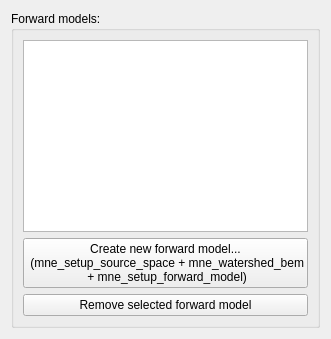
             <widget class="QWidget" name="tabForwardModel">
              <attribute name="title">
               <string>Forward model setup</string>
              </attribute>
              <layout class="QFormLayout" name="formLayout_14">
               <item row="0" column="0" colspan="2">
                <widget class="QGroupBox" name="groupBoxRestOfSourcePreparation">
                 <property name="title">
                  <string>Forward models:</string>
                 </property>
                 <layout class="QGridLayout" name="gridLayout_14">
                  <item row="0" column="0">
                   <widget class="QTableView" name="tableViewForwardModels">
                    <property name="alternatingRowColors">
                     <bool>true</bool>
                    </property>
                    <property name="selectionMode">
                     <enum>QAbstractItemView::SingleSelection</enum>
                    </property>
                    <property name="selectionBehavior">
                     <enum>QAbstractItemView::SelectRows</enum>
                    </property>
                    <property name="sortingEnabled">
                     <bool>true</bool>
                    </property>
                    <attribute name="horizontalHeaderMinimumSectionSize">
                     <number>4</number>
                    </attribute>
                    <attribute name="horizontalHeaderStretchLastSection">
                     <bool>true</bool>
                    </attribute>
                   </widget>
                  </item>
                  <item row="1" column="0">
                   <widget class="QPushButton" name="pushButtonCreateNewForwardModel">
                    <property name="text">
                     <string>Create new forward model... 
 (mne_setup_source_space + mne_watershed_bem 
 + mne_setup_forward_model)</string>
                    </property>
                   </widget>
                  </item>
                  <item row="2" column="0">
                   <widget class="QPushButton" name="pushButtonRemoveSelectedForwardModel">
                    <property name="text">
                     <string>Remove selected forward model</string>
                    </property>
                   </widget>
                  </item>
                 </layout>
                </widget>
               </item>
              </layout>
             </widget>
